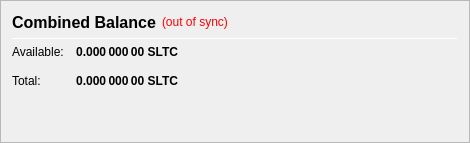
                   <widget class="QFrame" name="frame_CombinedBalances">
                    <property name="minimumSize">
                     <size>
                      <width>470</width>
                      <height>0</height>
                     </size>
                    </property>
                    <property name="frameShape">
                     <enum>QFrame::StyledPanel</enum>
                    </property>
                    <property name="frameShadow">
                     <enum>QFrame::Raised</enum>
                    </property>
                    <layout class="QVBoxLayout" name="verticalLayout_5">
                     <item>
                      <layout class="QHBoxLayout" name="horizontalLayout_5" stretch="0">
                       <item>
                        <widget class="QLabel" name="label_5z">
                         <property name="minimumSize">
                          <size>
                           <width>0</width>
                           <height>20</height>
                          </size>
                         </property>
                         <property name="font">
                          <font>
                           <pointsize>12</pointsize>
                           <weight>75</weight>
                           <bold>true</bold>
                          </font>
                         </property>
                         <property name="toolTip">
                          <string>Combined Balance (including unconfirmed and immature coins)</string>
                         </property>
                         <property name="text">
                          <string>Combined Balance</string>
                         </property>
                        </widget>
                       </item>
                       <item>
                        <widget class="QLabel" name="labelWalletStatus">
                         <property name="cursor">
                          <cursorShape>WhatsThisCursor</cursorShape>
                         </property>
                         <property name="toolTip">
                          <string>The displayed information may be out of date. Your wallet automatically synchronizes with the SLTC network after a connection is established, but this process has not completed yet.</string>
                         </property>
                         <property name="styleSheet">
                          <string notr="true">QLabel { color: red; }</string>
                         </property>
                         <property name="text">
                          <string notr="true">(out of sync)</string>
                         </property>
                         <property name="alignment">
                          <set>Qt::AlignLeading|Qt::AlignLeft|Qt::AlignVCenter</set>
                         </property>
                        </widget>
                       </item>
                       <item>
                        <spacer name="horizontalSpacer_1">
                         <property name="orientation">
                          <enum>Qt::Horizontal</enum>
                         </property>
                         <property name="sizeHint" stdset="0">
                          <size>
                           <width>40</width>
                           <height>20</height>
                          </size>
                         </property>
                        </spacer>
                       </item>
                      </layout>
                     </item>
                     <item>
                      <widget class="Line" name="line_CombinedBalance">
                       <property name="minimumSize">
                        <size>
                         <width>0</width>
                         <height>1</height>
                        </size>
                       </property>
                       <property name="maximumSize">
                        <size>
                         <width>16777215</width>
                         <height>1</height>
                        </size>
                       </property>
                       <property name="orientation">
                        <enum>Qt::Horizontal</enum>
                       </property>
                      </widget>
                     </item>
                     <item>
                      <layout class="QGridLayout" name="gridLayout_3">
                       <property name="spacing">
                        <number>12</number>
                       </property>
                       <item row="1" column="0">
                        <widget class="QLabel" name="labelBalanceTextz">
                         <property name="text">
                          <string>Available:</string>
                         </property>
                        </widget>
                       </item>
                       <item row="1" column="1">
                        <widget class="QLabel" name="labelBalancez">
                         <property name="font">
                          <font>
                           <weight>75</weight>
                           <bold>true</bold>
                          </font>
                         </property>
                         <property name="cursor">
                          <cursorShape>IBeamCursor</cursorShape>
                         </property>
                         <property name="toolTip">
                          <string>Your current spendable balance</string>
                         </property>
                         <property name="text">
                          <string notr="true">0.000 000 00 SLTC</string>
                         </property>
                         <property name="alignment">
                          <set>Qt::AlignRight|Qt::AlignTrailing|Qt::AlignVCenter</set>
                         </property>
                         <property name="textInteractionFlags">
                          <set>Qt::LinksAccessibleByMouse|Qt::TextSelectableByKeyboard|Qt::TextSelectableByMouse</set>
                         </property>
                        </widget>
                       </item>
                       <item row="2" column="0">
                        <widget class="QLabel" name="labelTotalTextz">
                         <property name="text">
                          <string>Total:</string>
                         </property>
                        </widget>
                       </item>
                       <item row="2" column="1">
                        <widget class="QLabel" name="labelTotalz">
                         <property name="font">
                          <font>
                           <weight>75</weight>
                           <bold>true</bold>
                          </font>
                         </property>
                         <property name="cursor">
                          <cursorShape>IBeamCursor</cursorShape>
                         </property>
                         <property name="toolTip">
                          <string>Total Balance, including all unavailable coins.</string>
                         </property>
                         <property name="text">
                          <string notr="true">0.000 000 00 SLTC</string>
                         </property>
                         <property name="alignment">
                          <set>Qt::AlignRight|Qt::AlignTrailing|Qt::AlignVCenter</set>
                         </property>
                         <property name="textInteractionFlags">
                          <set>Qt::LinksAccessibleByMouse|Qt::TextSelectableByKeyboard|Qt::TextSelectableByMouse</set>
                         </property>
                        </widget>
                       </item>
                       <item row="2" column="3">
                        <spacer name="horizontalSpacer_2">
                         <property name="orientation">
                          <enum>Qt::Horizontal</enum>
                         </property>
                         <property name="sizeHint" stdset="0">
                          <size>
                           <width>40</width>
                           <height>20</height>
                          </size>
                         </property>
                        </spacer>
                       </item>
                      </layout>
                     </item>
                     <item>
                      <spacer name="verticalSpacer_1">
                       <property name="orientation">
                        <enum>Qt::Vertical</enum>
                       </property>
                       <property name="sizeHint" stdset="0">
                        <size>
                         <width>20</width>
                         <height>40</height>
                        </size>
                       </property>
                      </spacer>
                     </item>
                    </layout>
                   </widget>
